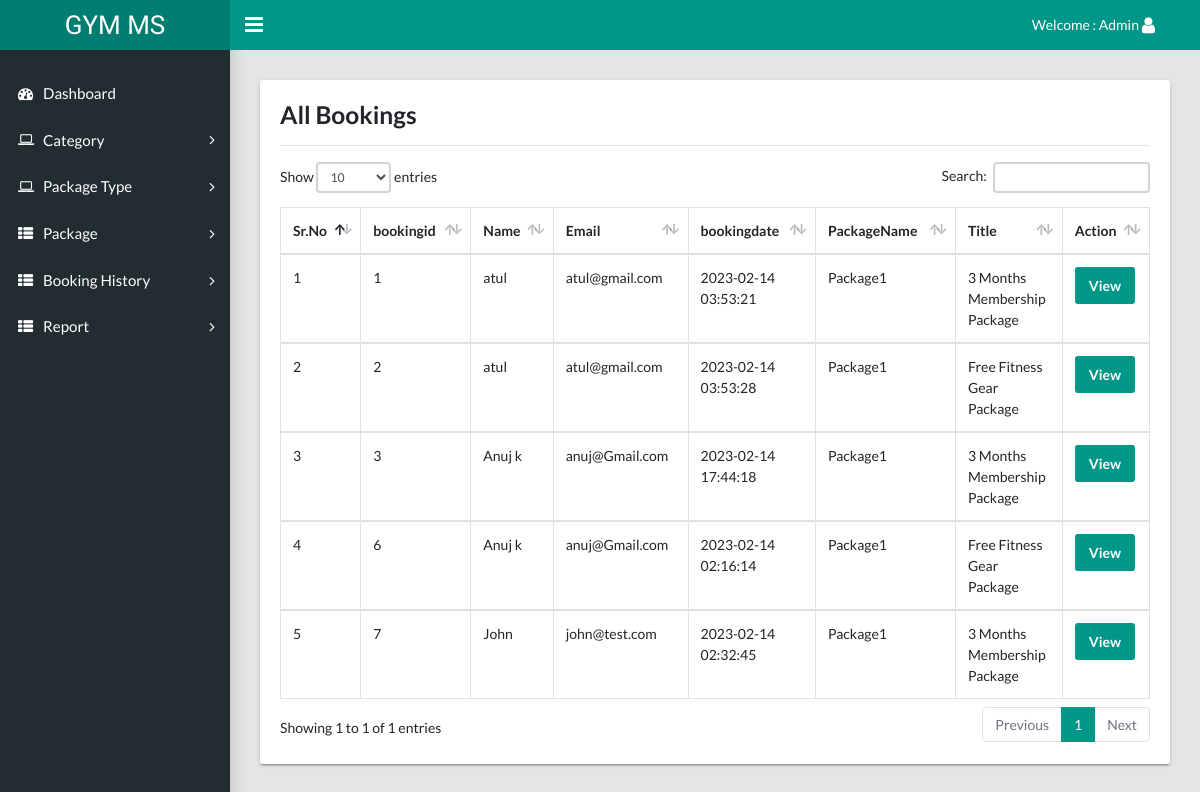
Page /admin/booking-history.php (signed in) on the committed database.
### tables this page shows
CREATE TABLE `tblbooking` (
  `id` int(11) NOT NULL,
  `package_id` varchar(45) DEFAULT NULL,
  `userid` varchar(45) DEFAULT NULL,
  `booking_date` timestamp NULL DEFAULT current_timestamp(),
  `payment` varchar(45) DEFAULT NULL,
  `paymentType` varchar(45) DEFAULT NULL
);

CREATE TABLE `tbluser` (
  `id` int(11) NOT NULL,
  `fname` varchar(45) DEFAULT NULL,
  `lname` varchar(45) DEFAULT NULL,
  `email` varchar(45) DEFAULT NULL,
  `mobile` varchar(45) DEFAULT NULL,
  `password` varchar(100) DEFAULT NULL,
  `state` varchar(45) DEFAULT NULL,
  `city` varchar(45) DEFAULT NULL,
  `address` varchar(200) DEFAULT NULL,
  `create_date` timestamp NULL DEFAULT current_timestamp()
);

CREATE TABLE `tblpackage` (
  `id` int(11) NOT NULL,
  `cate_id` varchar(45) DEFAULT NULL,
  `PackageName` varchar(45) DEFAULT NULL
);

CREATE TABLE `tbladdpackage` (
  `id` int(11) NOT NULL,
  `category` varchar(45) DEFAULT NULL,
  `titlename` varchar(450) DEFAULT NULL,
  `PackageType` varchar(45) DEFAULT NULL,
  `PackageDuratiobn` varchar(45) DEFAULT NULL,
  `Price` varchar(45) DEFAULT NULL,
  `uploadphoto` varchar(450) DEFAULT NULL,
  `Description` varchar(450) DEFAULT NULL,
  `create_date` timestamp NULL DEFAULT current_timestamp()
);

### admin/booking-history.php (the view, shortened to what this page needs)
<?php session_start();
include  'include/config.php';
if (strlen($_SESSION['adminid']==0)) {
  header('location:logout.php');
  } else{
?>
<!DOCTYPE html>
<html lang="en">
  <head>
    <link rel="stylesheet" type="text/css" href="css/main.css">
    <link rel="stylesheet" type="text/css" href="https://maxcdn.bootstrapcdn.com/font-awesome/4.7.0/css/font-awesome.min.css">
  </head>
  <body class="app sidebar-mini rtl">
   <?php include 'include/header.php'; ?>
    <?php include 'include/sidebar.php'; ?>
    <main class="app-content">
       <div class="row">
        <div class="col-md-12">
          <div class="tile">
            <div class="tile-body">
              <h3>All Bookings</h3>
              <hr />
              <table class="table table-hover table-bordered" id="sampleTable">
                <thead>
                  <tr>
                    <th>Sr.No</th>
        <th>bookingid</th>
        <th>Name</th>
        <th>Email</th>
        <th>bookingdate</th>
                <th>PackageName</th>
        <th>Title</th>
        <th>Action</th>
                  </tr>
                </thead>
               <?php
                  $sql="SELECT t1.id as bookingid,t3.fname as Name, t3.email as email,t1.booking_date as bookingdate,t2.titlename as title,t2.PackageDuratiobn as PackageDuratiobn,
t2.Price as Price,t2.Description as Description,t4.category_name as category_name,t5.PackageName as PackageName FROM tblbooking as t1
 join tbladdpackage as t2
on t1.package_id =t2.id
join tbluser as t3
on t1.userid=t3.id
join tblcategory as t4
on t2.category=t4.id
join tblpackage as t5
on t2.PackageType=t5.id";
                  $query= $dbh->prepare($sql);
                  $query-> execute();
                  $results = $query -> fetchAll(PDO::FETCH_OBJ);
                  $cnt=1;
                  if($query -> rowCount() > 0)
                  {
                  foreach($results as $result)
                  {
                  ?>
                <tbody>
                  <tr>
                    <td><?php echo($cnt);?></td>
                    <td ><?php echo htmlentities($result->bookingid);?></td>
                    <td><?php echo htmlentities($result->Name);?></td>
                    <td><?php echo htmlentities($result->email);?></td>
                    <td><?php echo htmlentities($result->bookingdate);?></td>
                      <td><?php echo htmlentities($result->PackageName);?></td>
                    <td ><?php echo htmlentities($result->title);?></td>
                     <td>
                      <a href="booking-history-details.php?bookingid=<?php echo htmlentities($result->bookingid);?>"><button class="btn btn-primary" type="button">View</button></a>
                     </td>
                  </tr>
                    <?php  $cnt=$cnt+1; } } ?>
                </tbody>
              </table>
            </div>
          </div>
        </div>
      </div>
    </main>
  </body>
</html>
<?php } ?>

### rows in the picture
tblbooking: id "1", userid.fname "atul", userid.email "atul@gmail.com", booking_date "2023-02-14 03:53:21", tblpackage.PackageName "Package1", tbladdpackage.titlename "3 Months Membership Package"
tblbooking: id "2", userid.fname "atul", userid.email "atul@gmail.com", booking_date "2023-02-14 03:53:28", package.PackageName "Package1", tbladdpackage.titlename "Free Fitness Gear Package"
tblbooking: id "3", userid.fname "Anuj k", userid.email "anuj@Gmail.com", booking_date "2023-02-14 17:44:18", tblpackage.PackageName "Package1", tbladdpackage.titlename "3 Months Membership Package"
tblbooking: id "6", userid.fname "Anuj k", userid.email "anuj@Gmail.com", booking_date "2023-02-14 02:16:14", package.PackageName "Package1", tbladdpackage.titlename "Free Fitness Gear Package"
tblbooking: id "7", userid.fname "John", userid.email "john@test.com", booking_date "2023-02-14 02:32:45", tblpackage.PackageName "Package1", tbladdpackage.titlename "3 Months Membership Package"
